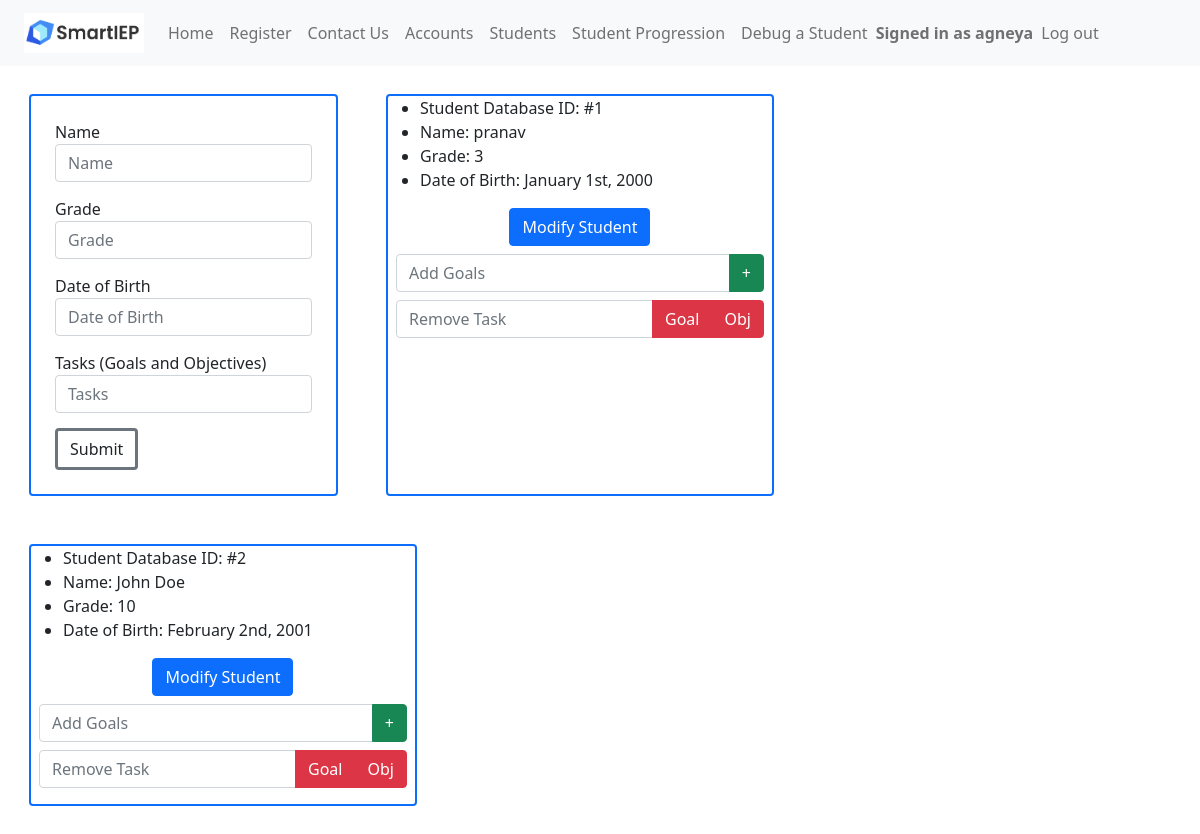
The page /students (signed in) on the database as committed earlier.
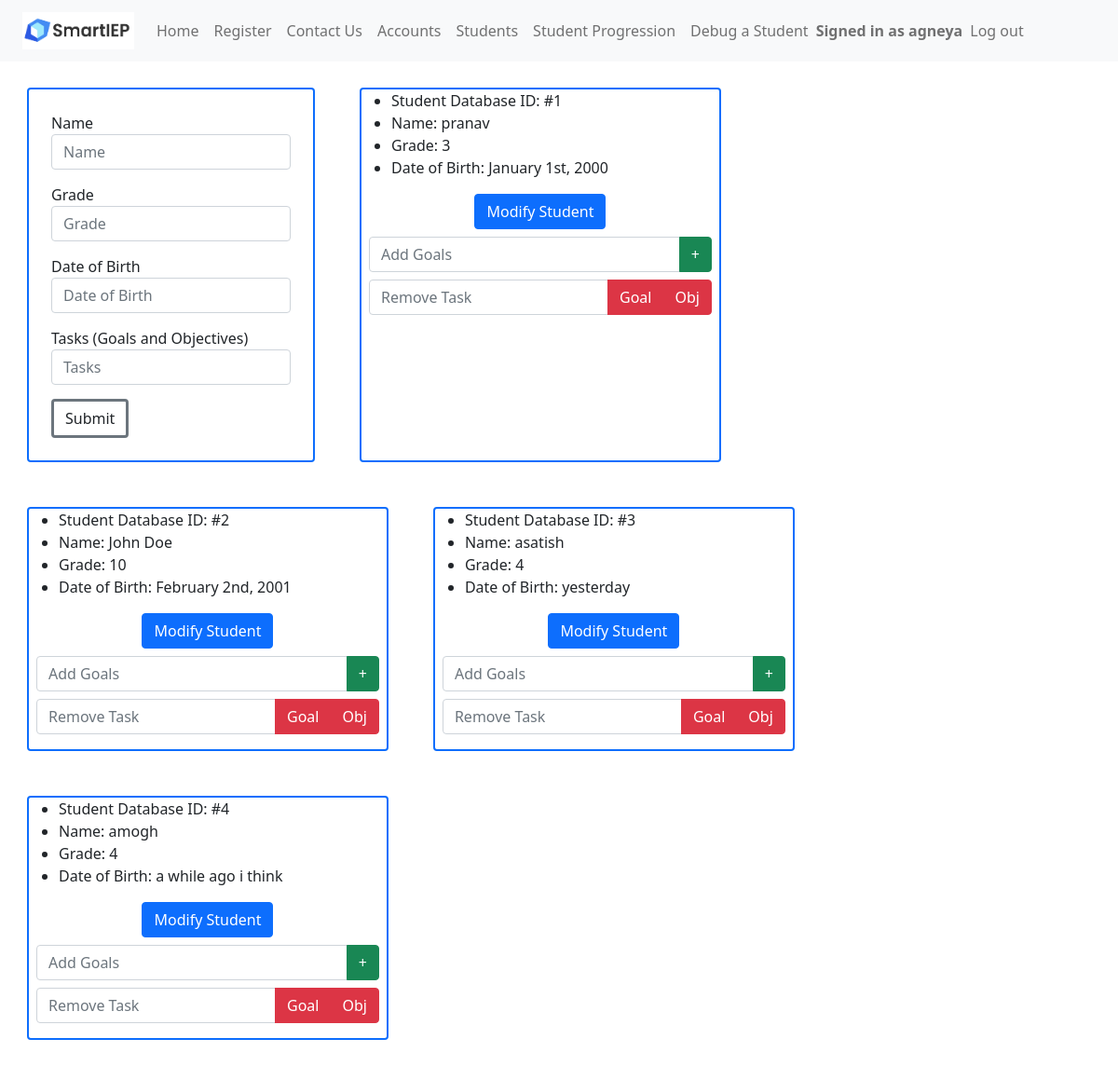
The same page on the database as committed later.
### app.py (models this page shows, shortened)
class Accounts(UserMixin, db.Model):
	__tablename__ = 'accounts'
	account_id = db.Column(db.Integer, primary_key=True)
	callname = db.Column(db.String(200),nullable=False)
	username = db.Column(db.String(200),nullable=False)
	password = db.Column(db.String(200),nullable=False)

class Students(db.Model):
	__tablename__ = 'students'
	student_id = db.Column(db.Integer, primary_key=True)
	name = db.Column(db.String(200),nullable=False)
	grade = db.Column(db.Integer)
	dateofbirth = db.Column(db.String(200),nullable=False)
	tasks = db.Column(db.String(500),nullable=False)
	logs = db.Column(db.String(500),nullable=False)

### app.py (the view, shortened to what this page needs)
@main.route("/students", methods=('GET', 'POST'))
@login_required
def students():
	students = Students.query.all()
	return render_template('students.html',students=students)

### app.py (called while the page is built)
@login_manager.user_loader
def load_user(account_id):
    return Accounts.query.get(int(account_id))

@app.context_processor
def utility_processor():
	def parse_tasks(newData):
		if (newData != ""):
			goalArrays = []
			for i in range(MAX_GOALS):
				goalArrays.append([])
			parts = newData[:-1].split(";")
			counter = 0
			for part in parts:
				if part[1] == "[":
					part = re.sub("\[.*?\]","[]",part)
					part = part.replace("[","").replace("]","")
					goalArrays[counter].append(part)
					counter = counter + 1
			for part in parts:
				if part[1] == "(":
					goalKey = int(part[part.find("(")+1:part.find(")")])
					part = re.sub("\(.*?\)","()",part)
					part = part.replace("(","").replace(")","")
					goalArrays[goalKey].append(part)
			return goalArrays
		else:
			return []
	return dict(parse_tasks=parse_tasks)

@app.context_processor
def add_imports():
    return dict(json=json)

### templates/students.html (shortened to what this page needs)
<!DOCTYPE html>
<html lang="en">
    <head>
        <link href="https://cdn.jsdelivr.net/npm/bootstrap@5.0.2/dist/css/bootstrap.min.css" rel="stylesheet">
    </head>
    <header>
      {% include 'nav.html' %}
    </header>
    <body>
        <div class="content">
            <div class="m-4 border border-2 border-primary rounded">
                <form class="m-4" method="post" action="/createstudent">
                    <div class="form-group">
                        <label for="stuname">Name</label>
                        <input class="form-control" name="stuname" id="stuname"
                            placeholder="Name">
                    </div>
                    <div class="form-group">
                        <label for="stugrade">Grade</label>
                        <input type="number" class="form-control" name="stugrade" id="stugrade"
                            placeholder="Grade">
                    </div>
                    <div class="form-group">
                        <label for="studob">Date of Birth</label>
                        <input class="form-control" name="studob" id="studob"
                            placeholder="Date of Birth">
                    </div>
                    <div class="form-group">
                        <label for="stutasks">Tasks (Goals and Objectives)</label>
                        <input class="form-control" name="stutasks" id="stutasks"
                            placeholder="Tasks">
                    </div>
                    <div class="form-group">
                        <button type="submit" class="btn btn-default border border-secondary border-3">Submit</button>
                    </div>
                </form>
            </div>
            {% for student in students %}
                <div class="m-4 border border-2 border-primary rounded">
                    <ul>
                        <li>Student Database ID: #{{ student.student_id }}</li>
                        <li>Name: {{ student.name }}</li>
                        <li>Grade: {{ student.grade }}</li>
                        <li>Date of Birth: {{ student.dateofbirth }}</li>
                    </ul>
                    <div class="container">
                        <div class="d-flex justify-content-center align-items-center">
                            <button class="btn btn-primary" type="button" data-toggle="collapse" data-target="#dropDownForm{{ student.student_id }}" aria-expanded="false" aria-controls="dropDownForm">
                                Modify Student
                            </button>
                        </div>
                    </div>
                    <form method="post" class="m-2" action="/addgoal">
                        <div class="input-group">
                          <input type="text" class="form-control" name="add_goal{{ student.student_id }}" id="add_goal" placeholder="Add Goals">
                          <button type="submit" class="btn btn-success" name="submit_goal" value="submit{{ student.student_id }}">+</button>
                        </div>
                    </form>
                    <form method="post" class="m-2" action="/removegoal">
                        <div class="input-group mb-3">
                            <input type="text" class="form-control" name="remove_goal{{ student.student_id }}" id="remove_goal" placeholder="Remove Task">
                            <button type="submit" class="btn btn-danger" name="remove_goal" value="remove{{ student.student_id }}">Goal</button>
                            <button type="submit" class="btn btn-danger" name="remove_obj" formaction="/removeobjective" value="remove_obj{{ student.student_id }}">Obj</button>
                          </div>
                    </form>
                </div>
            {% endfor %}
        </div>
    </body>
</html>

### templates/nav.html (shortened to what this page needs)
<nav class="px-4 navbar fixed-top navbar-expand-lg navbar-light bg-light">
    <a class="navbar-brand" href="/"><img src="static\smartieplogo.png" width="120" height="40"></a>
    <div>
      <ul class="navbar-nav mr-auto">
        <li class="nav-item active">
          <a class="nav-link" href="/signin">Home</a>
        </li>
        <li class="nav-item">
          <a class="nav-link" href="/register">Register</a>
        </li>
        <li class="nav-item">
          <a class="nav-link" href="/contactus">Contact Us</a>
        </li>
        {% if current_user.is_authenticated %}
        <li class="nav-item">
          <a class="nav-link" href="/accounts">Accounts</a>
        </li>
        <li class="nav-item">
          <a class="nav-link" href="/students">Students</a>
        </li>
        <li class="nav-item">
          <a class="nav-link" href="/logs">Student Progression</a>
        </li>
        <li class="nav-item">
          <a class="nav-link" href="/terminatestudent">Debug a Student</a>
        </li>
        <span class="navbar-text navbar-right">
          <b>Signed in as {{ current_user.callname }}</b>
        </span>
        <li class="nav-item">
          <a class="nav-link" href="/logout">Log out</a>
        </li>
      </ul>
        {% endif %}
    </div>
  </nav>

### templates/students.html (style rules this page uses)
.form-group { margin-top:15px; }
.content { margin: 5px; width: 100%; display: flex; flex-direction: row; flex-wrap: wrap; }
body { padding-top: 60px; }

Rows that differ between the two databases and show on the page:
added Students: student_id "3", name "asatish", grade "4", dateofbirth "yesterday"
added Students: student_id "4", name "amogh", grade "4", dateofbirth "a while ago i think"
